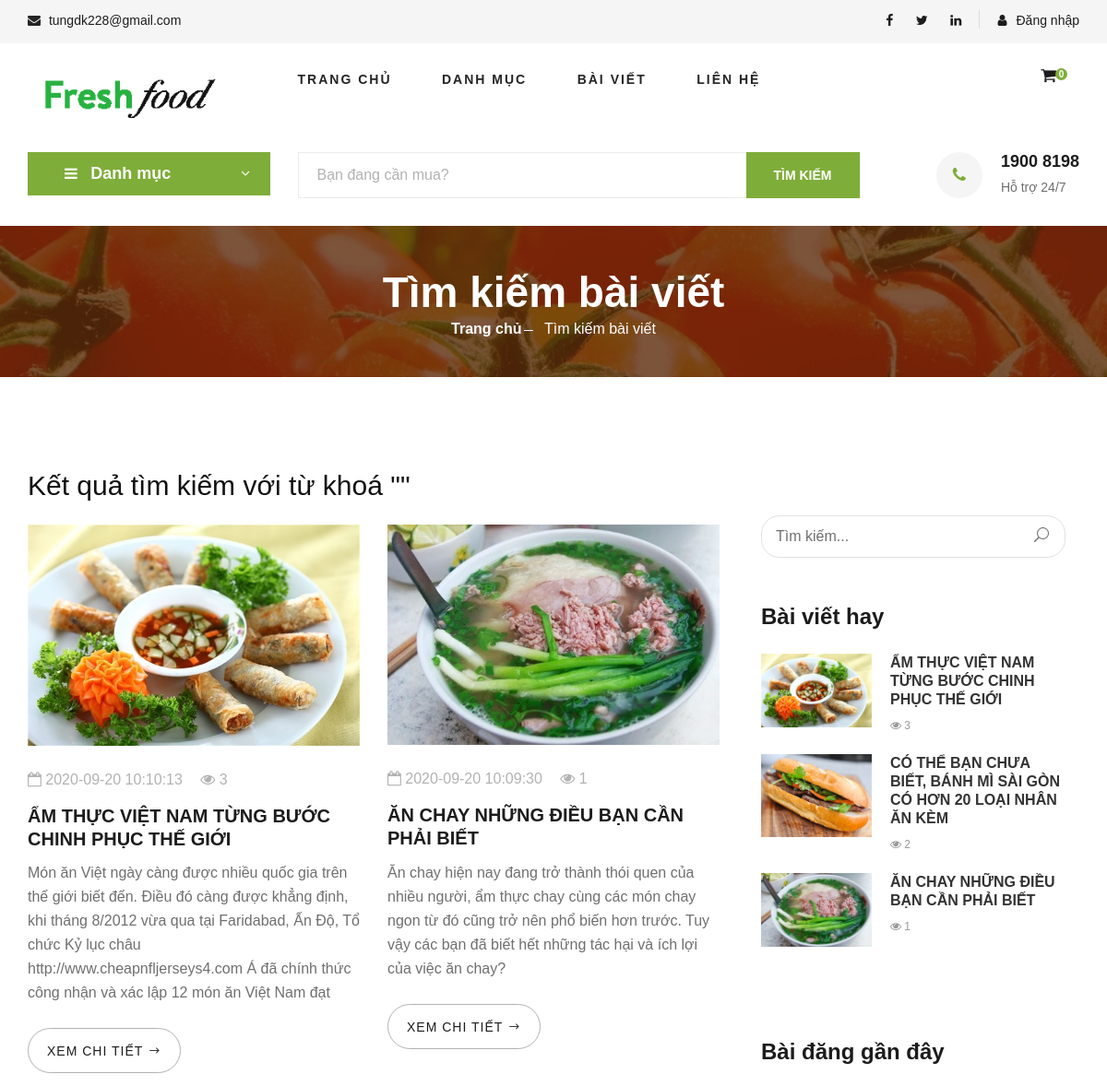
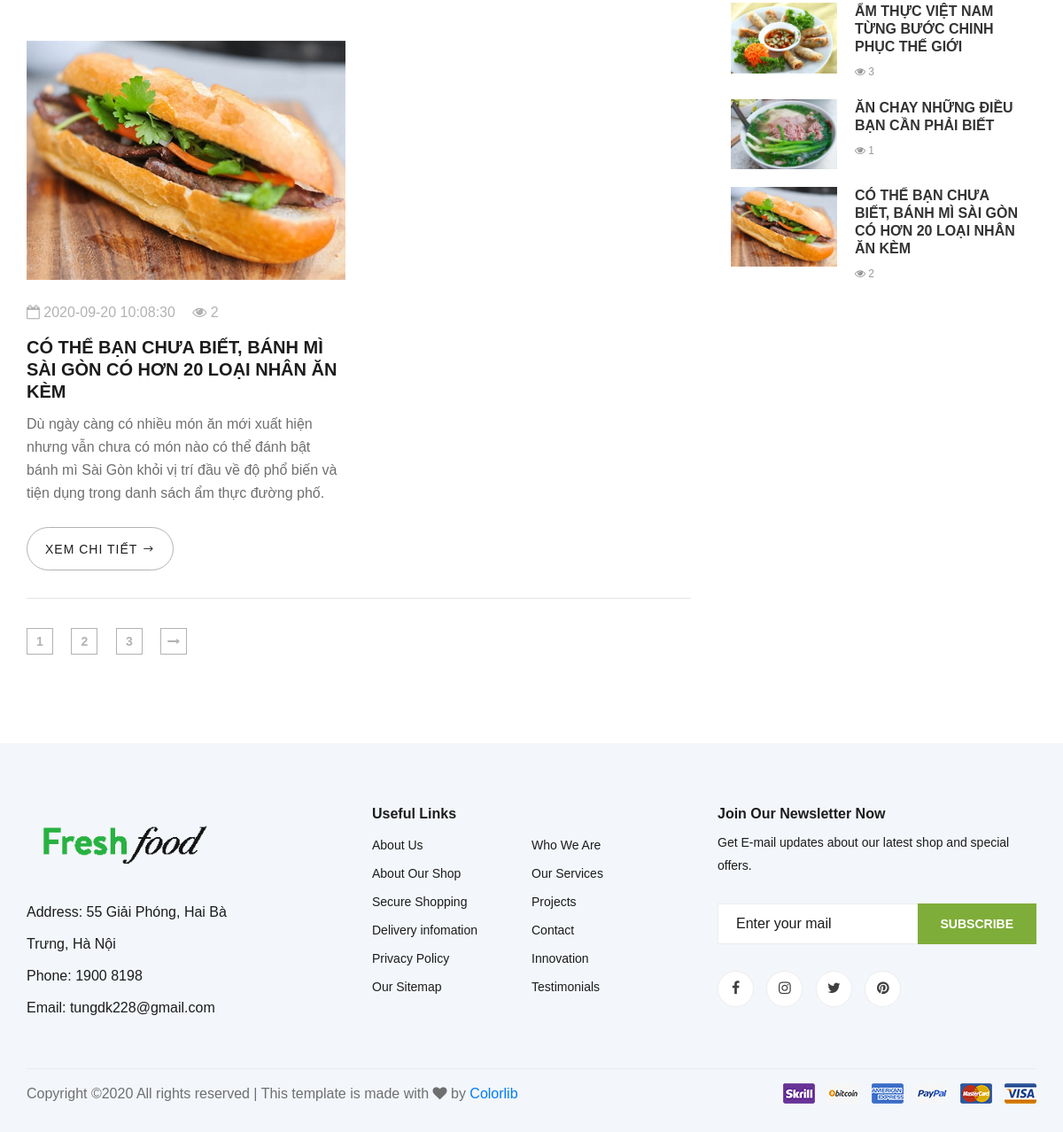
The page /index.php/blog/blog_search on the database its author committed (2 pictures, top to bottom).
### tables this page shows
CREATE TABLE `news` (
  `id` int(11) NOT NULL,
  `title` varchar(100) DEFAULT NULL,
  `description` varchar(255) DEFAULT NULL,
  `slug` varchar(255) DEFAULT NULL,
  `content` text DEFAULT NULL,
  `image` varchar(255) DEFAULT NULL,
  `created_at` datetime DEFAULT NULL,
  `views` int(11) DEFAULT 0,
  `status` bit(1) DEFAULT NULL
);

### application/controllers/Blog.php (called while the page is built, shortened)
<?php
class Blog extends MY_Controller{
	public function __construct()
	{
		parent::__construct();
		$this->load->model('news_model');
		$this->views_news();
	}
	function views_news(){
		$input =array();
		$input['order'] = array('views', 'DESC');
		$input['limit'] = array(5, 0);
		$input['where'] = array('status'=>1);
		$views_news = $this->news_model->get_list($input);
		$this->data['views_news'] = $views_news;
	}
	function recent_news(){
		$input =array();
		$input['order'] = array('created_at', 'DESC');
		$input['limit'] = array(5, 0);
		$input['where'] = array('status'=>1);
		$recent_news = $this->news_model->get_list($input);
		$this->data['recent_news'] = $recent_news;
	}
	function blog_search(){
		$keyword = $this->input->post('keyword');
		$input =array();
		$input['like'] = array('title', $keyword);
		$search_news= $this->news_model->get_list($input);
		$this->data['search_news'] = $search_news;
		$this->recent_news();
		$this->data['keyword'] = $keyword;
		$this->data['hero_normal']= 'hero_normal';
		$this->data['page_title'] = 'Tìm kiếm bài viết';
		$this->data['temp'] = 'site/blog/blog-search';
		$this->load->view('site/layout_site', $this->data);
	}
}

### index.php (called while the page is built, shortened)
<?php
require_once BASEPATH.'core/CodeIgniter.php';

### application/core/MY_Model.php (called while the page is built, shortened)
<?php if ( ! defined('BASEPATH')) exit('No direct script access allowed');
class MY_Model extends CI_Model {
	var $table = '';
	var $key = 'id';
	var $order = '';
	function get_info_rule($where = array(), $field= '')
	{
		if($field)
		{
			$this->db->select($field);
		}
		$this->db->where($where);
		$query = $this->db->get($this->table);
		if ($query->num_rows())
		{
			return $query->row();
		}
		return FALSE;
	}
	function get_list($input = array())
	{
		$query = $this->db->get($this->table);
		return $query->result();
	}
	protected function get_list_set_input($input = array())
	{
		if ((isset($input['where'])) && $input['where'])
		{
			$this->db->where($input['where']);
		}
		if ((isset($input['like'])) && $input['like'])
		{
			$this->db->like($input['like'][0], $input['like'][1]);
		}
		if (isset($input['order'][0]) && isset($input['order'][1]))
		{
			$this->db->order_by($input['order'][0], $input['order'][1]);
		}
		else
		{
			$order = ($this->order == '') ? array($this->table.'.'.$this->key, 'desc') : $this->order;
			$this->db->order_by($order[0], $order[1]);
		}
		if (isset($input['limit'][0]) && isset($input['limit'][1]))
		{
			$this->db->limit($input['limit'][0], $input['limit'][1]);
		}
	}
}
?>

### application/core/MY_Controller.php (called while the page is built, shortened)
<?php
class MY_Controller extends CI_Controller
{
	function __construct()
	{
		$controller = $this->uri->segment(1);
		switch ($controller){
			default:
				$setting_facebook = $this->setting_model->get_info_rule(array('setting_key'=>'facebook'),'setting_value');
		}
	}
}

### application/views/site/blog/blog-search.php (the view)
<?php $this->load->view('site/partials/banner') ?>
<section class="blog spad">
	<div class="container">
		<div class="row">
			<div class="col-lg-8 col-md-7">
				<div class="row">
					<div class="col-lg-12">
						<h3>Kết quả tìm kiếm với từ khoá "<?php echo $keyword ?>"</h3>
						<br>
					</div>
					<?php
					if (count($search_news) > 0):?>
						<?php foreach ($search_news as $news): ?>
							<div class="col-lg-6 col-md-6 col-sm-6">
								<div class="blog__item">
									<div class="blog__item__pic">
										<a href="<?php echo base_url('blog/' . $news->id . '-' . $news->slug . '.html') ?>"><img src="<?php echo base_url('uploads/news/' . $news->image) ?>" alt=""></a>
									</div>
									<div class="blog__item__text">
										<ul>
											<li><i class="fa fa-calendar-o"></i> <?= $news->created_at ?></li>
											<li><i class="fa fa-eye"></i> <?= $news->views ?></li>
										</ul>
										<h5><a href="<?php echo base_url('blog/' . $news->id . '-' . $news->slug . '.html') ?>"><?= $news->title ?></a></h5>
										<p><?= $news->description ?> </p>
										<a href="<?php echo base_url('blog/' . $news->id . '-' . $news->slug . '.html') ?>"
										   class="blog__btn">Xem chi tiết<span class="arrow_right"></span></a>
									</div>
								</div>
							</div>
						<?php endforeach; ?>
						<div class="col-lg-12">
							<div class="product__pagination blog__pagination">
								<a href="#">1</a>
								<a href="#">2</a>
								<a href="#">3</a>
								<a href="#"><i class="fa fa-long-arrow-right"></i></a>
							</div>
						</div>
					<?php else: ?>
						<h5>Không tìm thấy bài viết nào</h5>
					<?php endif; ?>
				</div>
			</div>
			<div class="col-lg-4 col-md-5">
				<div class="col-md-12">
					<?php $this->load->view('site/blog/partials/right') ?>
				</div>
				<div class="col-md-12">
					<?php $this->load->view('site/blog/components/recent_news') ?>
				</div>
			</div>
		</div>
	</div>
</section>

### application/views/site/blog/partials/right.php
<div class="blog__sidebar">
	<div class="blog__sidebar__search">
		<form action="<?php echo base_url('blog/blog_search')?>" method="post">
			<input type="text" placeholder="Tìm kiếm..." name="keyword">
			<button type="submit"><span class="icon_search"></span></button>
		</form>
	</div>
	<div class="blog__sidebar__item">
		<h4>Bài viết hay</h4>
		<div class="blog__sidebar__recent">
			<?php foreach ($views_news as $news): ?>
				<a href="<?php echo base_url('blog/'. $news->id .'-'. $news->slug.'.html')?>" class="blog__sidebar__recent__item">
					<div class="blog__sidebar__recent__item__pic">
						<img src="<?php echo base_url('uploads/news/'.$news->image)?>" alt="" style="width: 120px">
					</div>
					<div class="blog__sidebar__recent__item__text">
						<h6><?= $news->title ?></h6>
						<span><i class="fa fa-eye"></i> <?= $news->views ?></span>
					</div>
				</a>
			<?php endforeach; ?>
		</div>
	</div>
</div>

### application/views/site/blog/components/recent_news.php
<div class="blog__sidebar">
	<div class="blog__sidebar__item">
		<h4>Bài đăng gần đây</h4>
		<div class="blog__sidebar__recent">
			<?php foreach ($recent_news as $news): ?>
				<a href="<?php echo base_url('blog/'. $news->id .'-'. $news->slug.'.html')?>" class="blog__sidebar__recent__item">
					<div class="blog__sidebar__recent__item__pic">
						<img src="<?php echo base_url('uploads/news/'.$news->image)?>" alt="" style="width: 120px">
					</div>
					<div class="blog__sidebar__recent__item__text">
						<h6><?= $news->title ?></h6>
						<span><i class="fa fa-eye"></i> <?= $news->views ?></span>
					</div>
				</a>
			<?php endforeach; ?>
		</div>
	</div>
</div>

### public/freshfood/css/style.css (style rules this page uses)
html, body { height: 100%; font-family: "Arial", sans-serif; -webkit-font-smoothing: antialiased; font-smoothing: antialiased; }
h1, h2, h3, h4, h5, h6 { margin: 0; color: #111111; font-weight: 400; font-family: "Arial", sans-serif; }
h3 { font-size: 30px; }
h4 { font-size: 24px; }
h5 { font-size: 18px; }
h6 { font-size: 16px; }
p { font-size: 16px; font-family: "Arial", sans-serif; color: #6f6f6f; font-weight: 400; line-height: 26px; margin: 0 0 15px 0; }
img { max-width: 100%; }
ul, ol { padding: 0; margin: 0; }
.spad { padding-top: 100px; padding-bottom: 100px; }
.product__pagination, .blog__pagination { padding-top: 10px; }
.product__pagination a, .blog__pagination a { display: inline-block; width: 30px; height: 30px; border: 1px solid #b2b2b2; font-size: 14px; color: #b2b2b2; font-weight: 700; line-height: 28px; text-align: center; margin-right: 16px; -webkit-transition: all, 0.3s; -moz-transition: all, 0.3s; -ms-transition: all, 0.3s; -o-transition: all, 0.3s; transition: all, 0.3s; }
.product__pagination a:last-child, .blog__pagination a:last-child { margin-right: 0; }
.blog__item { margin-bottom: 60px; }
.blog__item__pic img { min-width: 100%; }
.blog__item__text { padding-top: 25px; }
.blog__item__text ul { margin-bottom: 15px; }
.blog__item__text ul li { font-size: 16px; color: #b2b2b2; list-style: none; display: inline-block; margin-right: 15px; }
.blog__item__text ul li:last-child { margin-right: 0; }
.blog__item__text h5 { margin-bottom: 12px; }
.blog__item__text h5 a { font-size: 20px; color: #1c1c1c; font-weight: 700; }
.blog__item__text p { margin-bottom: 25px; }
.blog__item__text .blog__btn { display: inline-block; font-size: 14px; color: #1c1c1c; text-transform: uppercase; letter-spacing: 1px; border: 1px solid #b2b2b2; padding: 14px 20px 12px; border-radius: 25px; }
.blog__item__text .blog__btn span { position: relative; top: 1px; margin-left: 5px; }
.blog__pagination { padding-top: 5px; position: relative; }
.blog__pagination:before { position: absolute; left: 0; top: -29px; height: 1px; width: 100%; background: #000000; opacity: 0.1; content: ""; }
.blog__sidebar { padding-top: 50px; }
.blog__sidebar__item { margin-bottom: 50px; }
.blog__sidebar__item h4 { color: #1c1c1c; font-weight: 700; margin-bottom: 25px; }
.blog__sidebar__search { margin-bottom: 50px; }
.blog__sidebar__search form { position: relative; }
.blog__sidebar__search form input { width: 100%; height: 46px; font-size: 16px; color: #6f6f6f; padding-left: 15px; border: 1px solid #e1e1e1; border-radius: 20px; }
.blog__sidebar__search form input::placeholder { color: #6f6f6f; }
.blog__sidebar__search form button { font-size: 16px; color: #6f6f6f; background: transparent; border: none; position: absolute; right: 0; top: 0; height: 100%; padding: 0px 18px; }
.blog__sidebar__recent .blog__sidebar__recent__item { display: block; }
.blog__sidebar__recent .blog__sidebar__recent__item:last-child { margin-bottom: 0; }
.blog__sidebar__recent__item { overflow: hidden; margin-bottom: 20px; }
.blog__sidebar__recent__item__pic { float: left; margin-right: 20px; }
.blog__sidebar__recent__item__text { overflow: hidden; }
.blog__sidebar__recent__item__text h6 { font-weight: 700; color: #333333; line-height: 20px; margin-bottom: 5px; }
.blog__sidebar__recent__item__text span { font-size: 12px; color: #999999; text-transform: uppercase; }
@media only screen and (min-width: 1200px) { .container { max-width: 1170px; } }
ul { list-style: none; }

### rows shown on the page
news: image (picture), created_at "2020-09-20 10:10:13", views "3", title "ẨM THỰC VIỆT NAM TỪNG BƯỚC CHINH PHỤC THẾ GIỚI", description "Món ăn Việt ngày càng được nhiều quốc gia trên thế giới biết đến. Điều đó càng được khẳng định, khi tháng 8/2012 vừa qua tại Faridabad, Ấn Độ, Tổ chức Kỷ lục châu http://www.cheapnfljerseys4.com Á đã chính thức công nhận và xác lập 12 món ăn Việt Nam đạt"
news: image (picture), created_at "2020-09-20 10:09:30", views "1", title "ĂN CHAY NHỮNG ĐIỀU BẠN CẦN PHẢI BIẾT", description "Ăn chay hiện nay đang trở thành thói quen của nhiều người, ẩm thực chay cùng các món chay ngon từ đó cũng trở nên phổ biến hơn trước. Tuy vậy các bạn đã biết hết những tác hại và ích lợi của việc ăn chay?"
news: image (picture), created_at "2020-09-20 10:08:30", views "2", title "CÓ THỂ BẠN CHƯA BIẾT, BÁNH MÌ SÀI GÒN CÓ HƠN 20 LOẠI NHÂN ĂN KÈM", description "Dù ngày càng có nhiều món ăn mới xuất hiện nhưng vẫn chưa có món nào có thể đánh bật bánh mì Sài Gòn khỏi vị trí đầu về độ phổ biến và tiện dụng trong danh sách ẩm thực đường phố."

### other values the page prints
$email "tungdk228@gmail.com"
$phone "1900 8198"
$page_title "Tìm kiếm bài viết"
$address "55 Giải Phóng, Hai Bà Trưng, Hà Nội"
